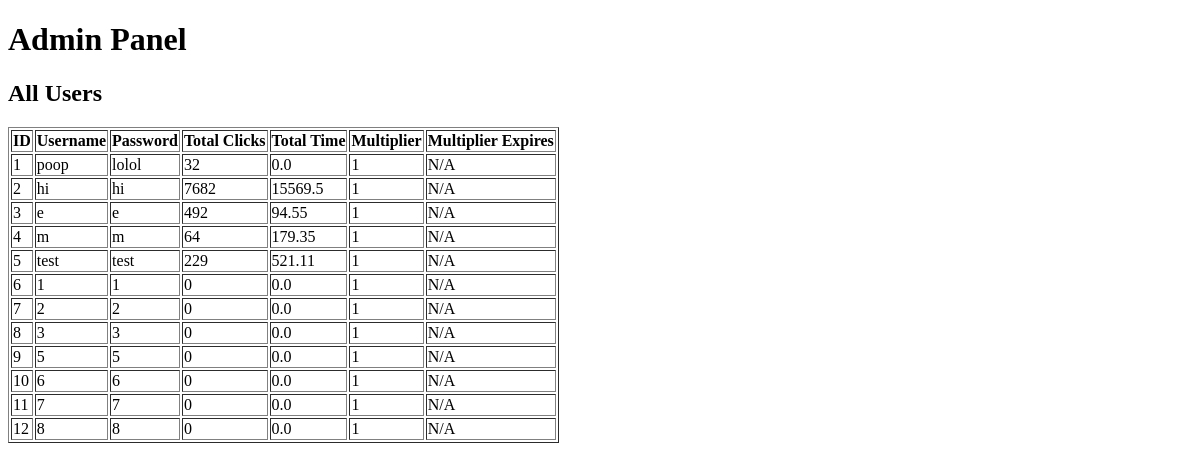
/admin, run on an earlier commit of the app's database.
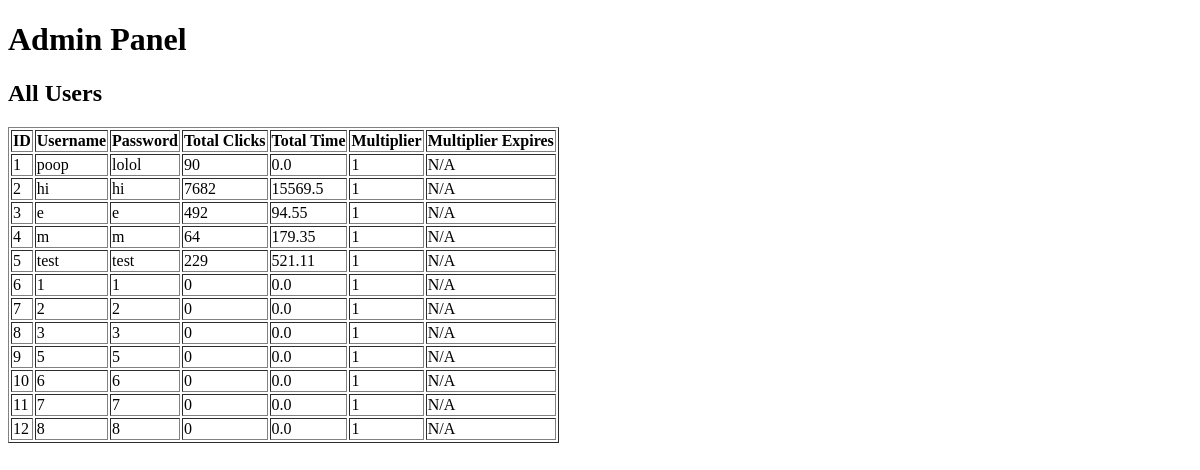
And on a later commit of the database.
### app.py (models this page shows)
class User(db.Model):
    id = db.Column(db.Integer, primary_key=True)
    username = db.Column(db.String(80), unique=True, nullable=False)
    password = db.Column(db.String(80), nullable=False)  # Simple password storage
    total_clicks = db.Column(db.Integer, default=0)
    total_time = db.Column(db.Float, default=0.0)
    multiplier = db.Column(db.Integer, default=1)
    multiplier_expires = db.Column(db.DateTime, nullable=True)

### app.py (the view)
@app.route('/admin')
def admin():
    users = User.query.all()
    return render_template('admin.html', users=users)

### templates/admin.html (shortened to what this page needs)
<!DOCTYPE html>
<html lang="en">
<head>
</head>
<body>
    <h1>Admin Panel</h1>
    <h2>All Users</h2>
    <table border="1">
        <thead>
            <tr>
                <th>ID</th>
                <th>Username</th>
                <th>Password</th>
                <th>Total Clicks</th>
                <th>Total Time</th>
                <th>Multiplier</th>
                <th>Multiplier Expires</th>
            </tr>
        </thead>
        <tbody>
            {% for user in users %}
            <tr>
                <td>{{ user.id }}</td>
                <td>{{ user.username }}</td>
                <td>{{ user.password }}</td>
                <td>{{ user.total_clicks }}</td>
                <td>{{ user.total_time | round(2) }}</td>
                <td>{{ user.multiplier }}</td>
                <td>{{ user.multiplier_expires if user.multiplier_expires else 'N/A' }}</td>
            </tr>
            {% else %}
            <tr>
                <td colspan="6">No users found.</td>
            </tr>
            {% endfor %}
        </tbody>
    </table>
</body>
</html>

What changed in the data, as far as the page shows it:
changed User "poop": total_clicks "32" → "90"
